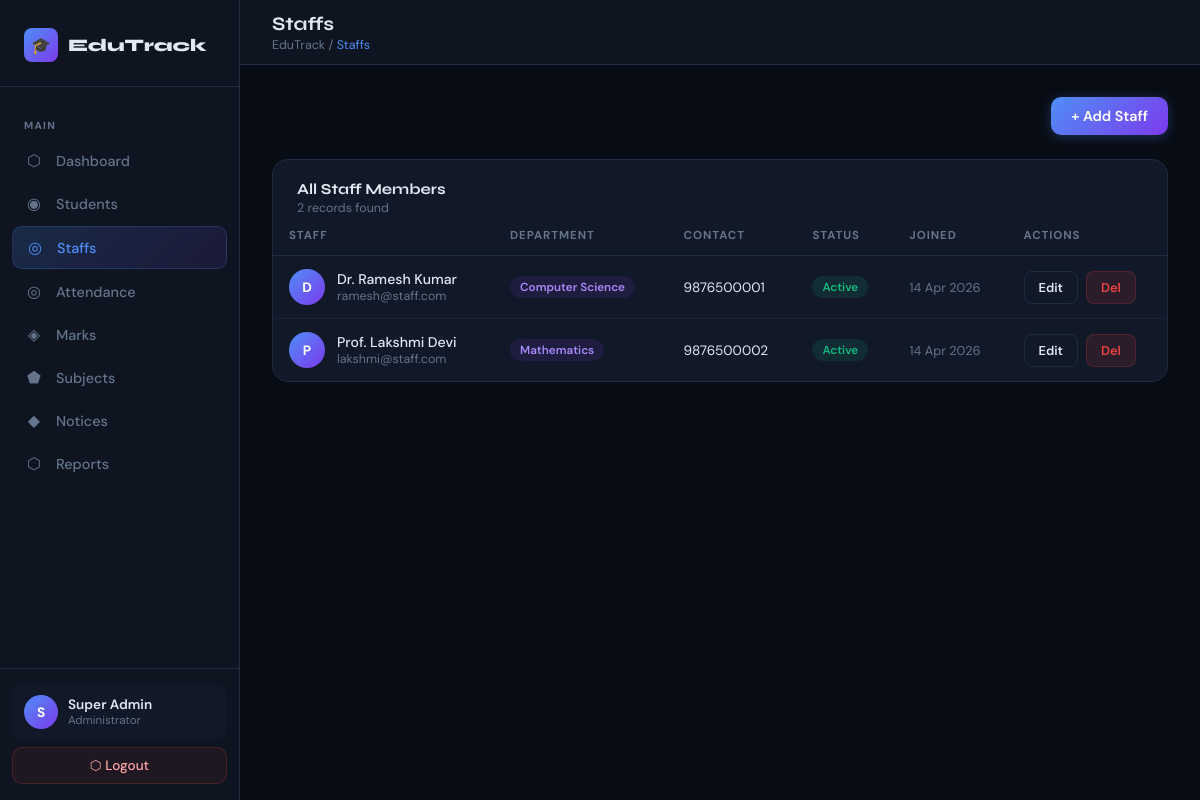
The page /admin/staffs.php (signed in) on the database its author committed.
### tables this page shows
CREATE TABLE IF NOT EXISTS staffs (
    id INT AUTO_INCREMENT PRIMARY KEY,
    name VARCHAR(100) NOT NULL,
    email VARCHAR(150) UNIQUE NOT NULL,
    password VARCHAR(255) NOT NULL,
    phone VARCHAR(20),
    department VARCHAR(100),
    status ENUM('Active','Inactive') DEFAULT 'Active',
    created_at TIMESTAMP DEFAULT CURRENT_TIMESTAMP
);

### admin/staffs.php (the view, shortened to what this page needs)
<?php
$db = getDB();
$staffs = $db->query("SELECT * FROM staffs ORDER BY created_at DESC");
require_once '../includes/admin_header.php';
?>
<div style="display:flex;align-items:center;justify-content:space-between;margin-bottom:24px;">
  <button class="btn btn-primary" onclick="openModal('addModal')">+ Add Staff</button>
</div>
<div class="panel">
  <div class="panel-head">
    <div>
      <div class="panel-title">All Staff Members</div>
      <div class="panel-sub"><?= $staffs->num_rows ?> records found</div>
    </div>
  </div>
  <div class="table-wrap">
    <table>
      <thead>
        <tr>
          <th>Staff</th><th>Department</th><th>Contact</th><th>Status</th><th>Joined</th><th>Actions</th>
        </tr>
      </thead>
      <tbody>
        <?php while ($s = $staffs->fetch_assoc()): ?>
        <tr>
          <td>
            <div style="display:flex;align-items:center;gap:12px;">
              <div class="avatar" style="width:36px;height:36px;font-size:.85rem;">
                <?= strtoupper(substr($s['name'],0,1)) ?>
              </div>
              <div>
                <div style="font-weight:500;"><?= htmlspecialchars($s['name']) ?></div>
                <div style="font-size:.78rem;color:var(--muted);"><?= htmlspecialchars($s['email']) ?></div>
              </div>
            </div>
          </td>
          <td><span class="badge badge-purple"><?= htmlspecialchars($s['department'] ?: '—') ?></span></td>
          <td style="font-size:.85rem;"><?= $s['phone'] ?: '—' ?></td>
          <td>
            <span class="badge <?= $s['status']==='Active' ? 'badge-green' : 'badge-red' ?>">
              <?= $s['status'] ?>
            </span>
          </td>
          <td style="color:var(--muted);font-size:.8rem;"><?= date('d M Y', strtotime($s['created_at'])) ?></td>
          <td>
            <div style="display:flex;gap:8px;">
              <button class="btn btn-outline btn-sm"
                onclick="editStaff(<?= htmlspecialchars(json_encode($s)) ?>)">Edit</button>
              <form method="POST" onsubmit="return confirm('Delete this staff member?');" style="display:inline;">
                <button type="submit" class="btn btn-danger btn-sm">Del</button>
              </form>
            </div>
          </td>
        </tr>
        <?php endwhile; ?>
      </tbody>
    </table>
  </div>
</div>
<?php require_once '../includes/admin_footer.php'; ?>

### includes/admin_header.php (style rules this page uses)
*, *::before, *::after { box-sizing: border-box; margin: 0; padding: 0; }
:root { --bg: #080c14; --surface: #0e1520; --card: #111827; --card2: #141f30; --border: #1e2d42; --accent: #4f8ef7; --accent2: #7c3aed; --gold: #f59e0b; --green: #10b981; --red: #ef4444; --orange: #f97316; --text: #e2e8f0; --muted: #64748b; --sidebar-w: 240px; }
html, body { height: 100%; font-family: 'DM Sans', sans-serif; background: var(--bg); color: var(--text); }
.avatar { width: 34px; height: 34px; border-radius: 50%; background: linear-gradient(135deg, var(--accent), var(--accent2)); display: flex; align-items: center; justify-content: center; font-size: .85rem; font-weight: 700; color: #fff; flex-shrink: 0; }
.panel { background: var(--card); border: 1px solid var(--border); border-radius: 16px; overflow: hidden; }
.panel-head { padding: 20px 24px 0; display: flex; align-items: center; justify-content: space-between; }
.panel-title { font-family: 'Syne', sans-serif; font-size: .95rem; font-weight: 700; }
.panel-sub { font-size: .78rem; color: var(--muted); margin-top: 2px; }
.table-wrap { overflow-x: auto; }
table { width: 100%; border-collapse: collapse; }
th { font-size: .72rem; font-weight: 700; letter-spacing: .08em; text-transform: uppercase; color: var(--muted); padding: 12px 16px; text-align: left; border-bottom: 1px solid var(--border); }
td { padding: 13px 16px; font-size: .88rem; border-bottom: 1px solid rgba(30,45,66,.5); vertical-align: middle; }
tr:last-child td { border-bottom: none; }
.badge { display: inline-flex; align-items: center; padding: 3px 10px; border-radius: 100px; font-size: .73rem; font-weight: 600; }
.badge-green { background: rgba(16,185,129,.12); color: var(--green); }
.badge-purple { background: rgba(124,58,237,.12); color: #a78bfa; }
.btn { display: inline-flex; align-items: center; gap: 8px; padding: 10px 20px; border: none; border-radius: 10px; font-family: 'DM Sans', sans-serif; font-size: .9rem; font-weight: 600; cursor: pointer; transition: all .2s; text-decoration: none; }
.btn-primary { background: linear-gradient(135deg, var(--accent), var(--accent2)); color: #fff; box-shadow: 0 2px 12px rgba(79,142,247,.3); }
.btn-outline { background: transparent; border: 1px solid var(--border); color: var(--text); }
.btn-danger { background: rgba(239,68,68,.12); border: 1px solid rgba(239,68,68,.2); color: var(--red); }
.btn-sm { padding: 7px 14px; font-size: .8rem; border-radius: 8px; }

### rows shown on the page
staffs: name "D", name "Dr. Ramesh Kumar", email "ramesh@staff.com", department "Computer Science", phone "9876500001", status "Active", created_at "14 Apr 2026"
staffs: name "P", name "Prof. Lakshmi Devi", email "lakshmi@staff.com", department "Mathematics", phone "9876500002", status "Active", created_at "14 Apr 2026"

### other values the page prints
$item['icon'] "⬡"
$item['label'] "Dashboard"
$item['icon'] "◉"
$item['label'] "Students"
$item['icon'] "◎"
$item['label'] "Staffs"
$item['label'] "Attendance"
$item['icon'] "◈"
$item['label'] "Marks"
$item['icon'] "⬟"
$item['label'] "Subjects"
$item['icon'] "◆"
$item['label'] "Notices"
$item['label'] "Reports"
substr($admin_name, 0, 1) "S"
